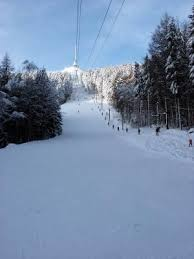
#> input picture LR0/sample.jpg, 194 x 259 px
$ jupyter execute --allow-errors MAPI-LR0.ipynb
#> lines starting #> are read from the running program, lines starting #| are printed output that depends on the picture
# Методы анализа и обработки изображения - Вводная

[cell 1]
from skimage.io import imread, imshow, imsave

[cell 2]
orginal_image_path = 'sample.jpg'
modify_image_path = 'modify_sample.png'

img = imread(orginal_image_path)
#> img is the input picture: shape (259, 194, 3); mean R, G, B 116.9, 137, 165.2

sizes = img.shape
#> sizes = (259, 194, 3)

[cell 3]
new_color = [102, 204, 102]

img[sizes[0]//2-10:sizes[0]//2+10, sizes[1]//2-10:sizes[1]//2+10] = new_color

imsave(modify_image_path, img)

Создаем рамку размером 10px

[cell 4]
border_color = [0,0,0]
border_size = 10

img[0:sizes[0], 0:border_size] = border_color #left
img[sizes[0]-border_size:sizes[0], 0:sizes[1]] = border_color #bottom
img[0:border_size, 0:sizes[1]] = border_color #top
img[0:sizes[0], sizes[1]-border_size:sizes[1]] = border_color #right
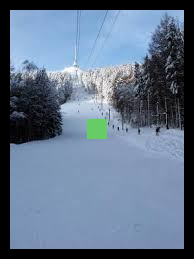
#> img: shape (259, 194, 3); mean R, G, B 97.3, 114.7, 136.5

imsave(modify_image_path, img)

[cell 5]
print(imshow(modify_image_path))

[cell 6]
calculated_border_size = 0
#> calculated_border_size = 0
for i in range(0, sizes[0]):
    if all(img[i, sizes[0]//2] != border_color):
        calculated_border_size = i
        break

[cell 7]
print('Ширина рамки: ', calculated_border_size)
#| Ширина рамки:  10

Меняем цветовые каналы

[cell 8]
from numpy import dstack

rgb = [img[:,:,0], img[:,:,1], img[:,:,2]]

filtered_image = dstack((rgb[2], rgb[0], rgb[1]))

imsave(modify_image_path, filtered_image)

[cell 9]
print(imshow(modify_image_path))

Негатив изображения

[cell 10]
nrgb = [255 - rgb[0], 255 - rgb[1], 255 - rgb[2]]

filtered_image = dstack((nrgb[0], nrgb[1], nrgb[2]))
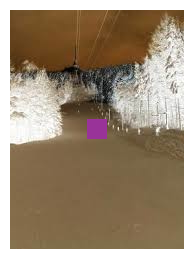
#> filtered_image: shape (259, 194, 3); mean of channels 0, 1, 2 157.7, 140.3, 118.5; drawn as R, G, B

imsave(modify_image_path, filtered_image)

[cell 11]
print(imshow(modify_image_path))

## Окрашивание чб снимка по каналам

[cell 12]
from skimage.io import imread, imshow, imsave
from skimage import img_as_float

[cell 13]
MODIFY_IMAGE_PATH = 'temporary-image.png'
#> MODIFY_IMAGE_PATH = 'temporary-image.png'

[cell 14]
import os

def show_img(img):
    imsave(MODIFY_IMAGE_PATH, img)
    print(imshow(MODIFY_IMAGE_PATH))
    os.remove(MODIFY_IMAGE_PATH)

def save_img(img, filename):
    imsave(filename, img)

[cell 15]
from numpy import dstack

def mix_rgb(red, green, blue):
    return dstack((red, green, blue))

[cell 16]
from numpy import roll

def shift_img(img1, img2):
    """
    img1 - изображение, которое будет сдвигаться
    img2 - изображение, относительно которого будет сдвиг
    """

    corr = 0
    shift = {
        "x": 0,
        "y": 0
    }

    shift_limits = 15

    for y in range(-shift_limits, shift_limits):
        shift_y_img = roll(img1, y, 0)

        for x in range(-shift_limits, shift_limits):
            shift_x_img = roll(shift_y_img, x, 1)
            shift_corr = (shift_x_img * img2).sum()
            if shift_corr > corr:
                corr = shift_corr
                shift['y'], shift['x'] = y, x

    return roll(roll(img1, shift['y'], 0), shift['x'], 1)

[cell 17]
def cut_rgb(img, border_k = 5):
    """
    border_k - процент обрезки изображения по краям
    """

    img_f = img_as_float(img)

    border = border_k / 100

    channel = {
        "height": int(img_f.shape[0]//3),
        "width": img_f.shape[1]
    }

    cut = int(border * channel["width"])

    b = img_f[cut:channel["height"]-cut, cut:channel["width"] - cut]
    g = img_f[channel["height"] + cut:2*channel["height"] - cut,cut:channel["width"] - cut]
    r = img_f[2 * channel["height"]+cut:3*channel["height"] - cut,cut:channel["width"] - cut]

    return r, g, b

Считывание изображения

[cell 18]
orginal_image_path = 'proscudin-original.jpg'

img = imread(orginal_image_path)
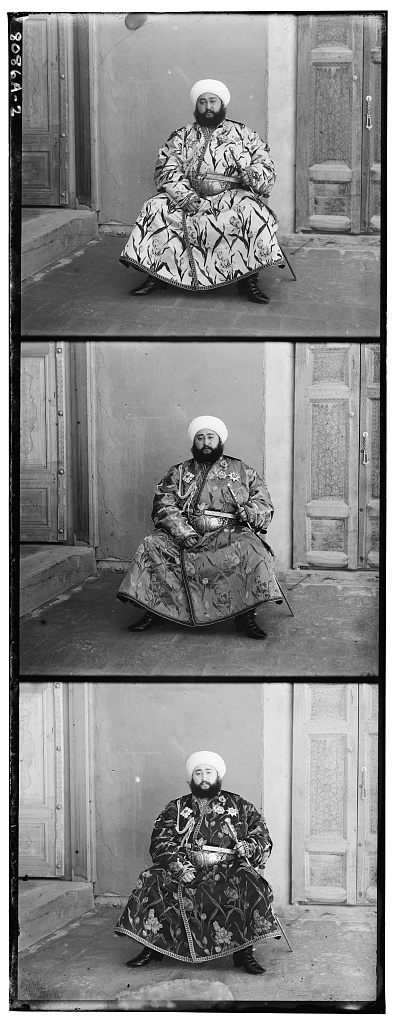
#> input picture LR0/proscudin-original.jpg, 394 x 1024 px
#> img is the input picture: shape (1024, 394); min 0, max 255, mean 136.1

Разбитие изображения на каналы

[cell 19]
img_r, img_g, img_b = cut_rgb(img)
#> in cut_rgb, `b = img_f[cut:channel["height"]-cut, cut:channel["width"] - cut]`:
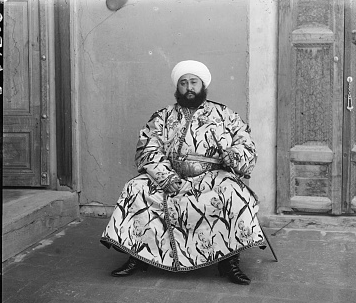
#> b: shape (303, 356) float64; min 0, max 1, mean 0.52
#> in cut_rgb, `g = img_f[channel["height"] + cut:2*channel["height"] - cut,cut:channe..`:
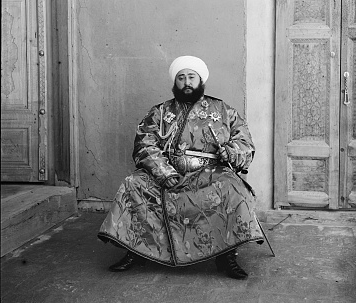
#> g: shape (303, 356) float64; min 0, max 1, mean 0.485
#> in cut_rgb, `r = img_f[2 * channel["height"]+cut:3*channel["height"] - cut,cut:chan..`:
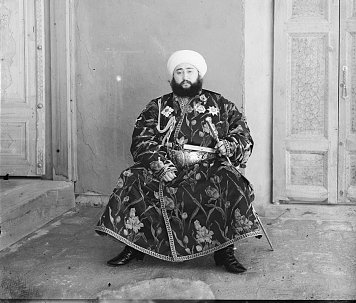
#> r: shape (303, 356) float64; min 0, max 1, mean 0.576

Смешивание каналов без смещения

#> (a cell that did not finish here is left out)

#> in mix_rgb, `return dstack((red, green, blue))`:
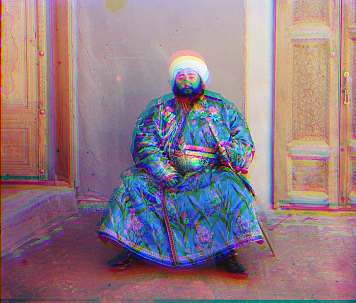
#> returned value: shape (303, 356, 3) float64; mean of channels 0, 1, 2 0.576, 0.485, 0.52; drawn as R, G, B

Рассчет смщеение для каналов друг относительно друга

Примем канал <span style="color:red">RED</span> за основной

[cell 21]
shift_b = shift_img(img_b, img_r)
#> in shift_img, `corr = 0`: corr = 0
#> after the loop in shift_img, `for y in range(-shift_limits, shift_limits):`:
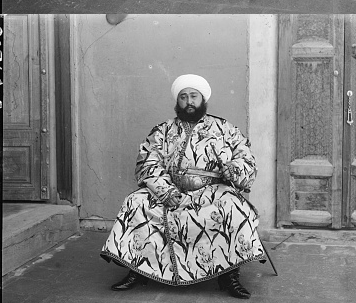
#> shift_y_img: shape (303, 356) float64; min 0, max 1, mean 0.52
#> after the loop in shift_img, `for y in range(-shift_limits, shift_limits):`: corr = 33374.8; shift = {'x': -5, 'y': -10}
shift_g = shift_img(img_g, img_r)
#> after the loop in shift_img (call 2), `for y in range(-shift_limits, shift_limits):`:
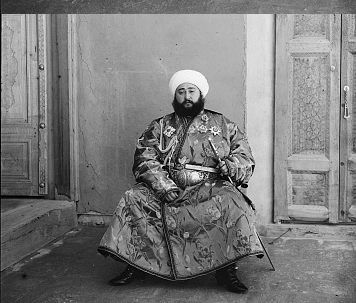
#> shift_y_img: shape (303, 356) float64; min 0, max 1, mean 0.485
#> after the loop in shift_img (call 2), `for y in range(-shift_limits, shift_limits):`: corr = 33486.4; shift = {'x': -2, 'y': -6}

#> (a cell that did not finish here is left out)

#> in mix_rgb (call 2), `return dstack((red, green, blue))`:
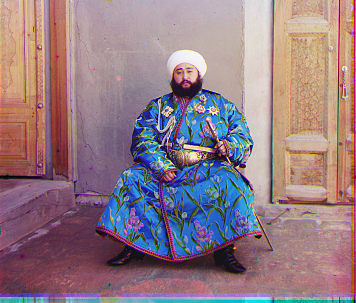
#> returned value: shape (303, 356, 3) float64; mean of channels 0, 1, 2 0.576, 0.485, 0.52; drawn as R, G, B

Весь алгоритм в одной функции

[cell 23]
def colour_proscuding_image(imgpath):
    img = imread(orginal_image_path)
    img_r, img_g, img_b = cut_rgb(img)

    shift_b = shift_img(img_b, img_r)
    shift_g = shift_img(img_g, img_r)
